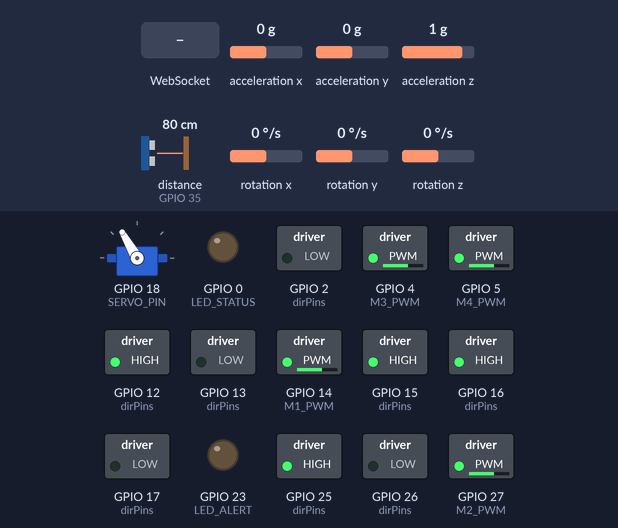
Bench run of a sketch on a simulated ESP32. Shown: servo, switched loads named in the sketch (green lamp = pin HIGH), output pins drawn as LEDs (lit = HIGH). Dashed ring = blinking. The inputs (shaded band) are chosen by the test bench; at power-on: acceleration x 0 g, acceleration y 0 g, distance to the obstacle (sensor on GPIO 35) 80 cm, acceleration z 1 g, rotation x 0 °/s, rotation y 0 °/s, rotation z 0 °/s. The echo pulse lasts 58.3 µs per cm; WiFi joins after 1.5 s; servers stay silent unless stated; what the sketch prints to the serial monitor is not drawn.

Above: at 2.8 s.
2.9 s: WebSocket text "surveillance" received
At 3.26 s:
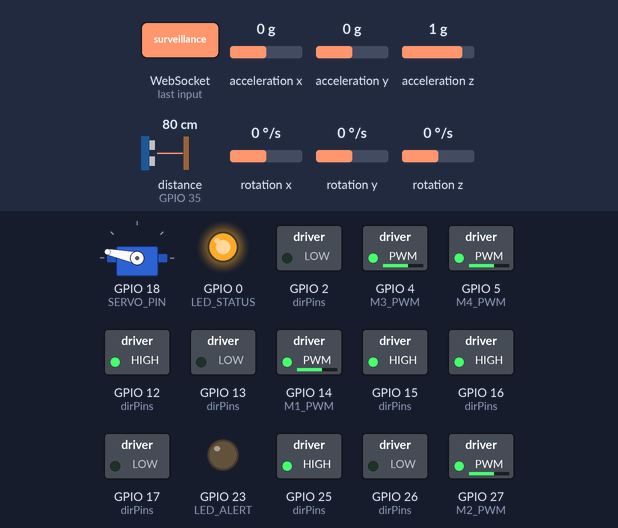
5.9 s: acceleration x set to -1.4 g
At 6.27 s:
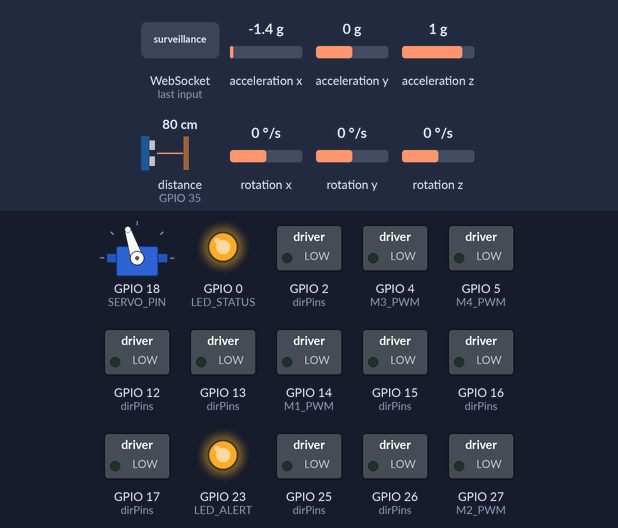
8.9 s: acceleration y set to -0.8 g
11.9 s: acceleration y set to -1.1 g
At 13.48 s:
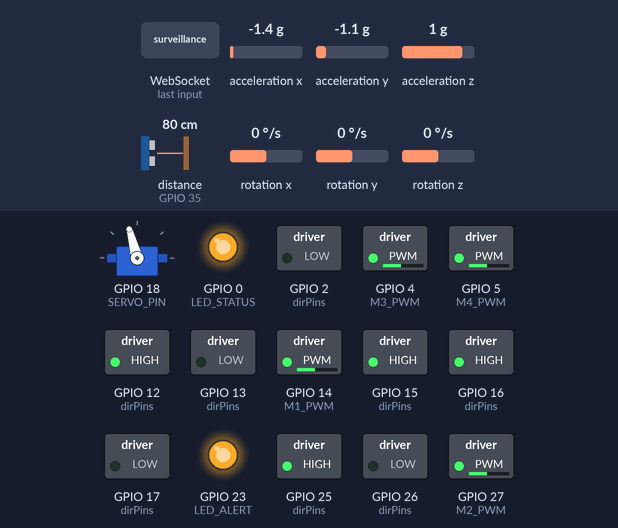
14.9 s: distance to the obstacle (sensor on GPIO 35) set to 33 cm
17.9 s: distance to the obstacle (sensor on GPIO 35) set to 26 cm
At 18.83 s:
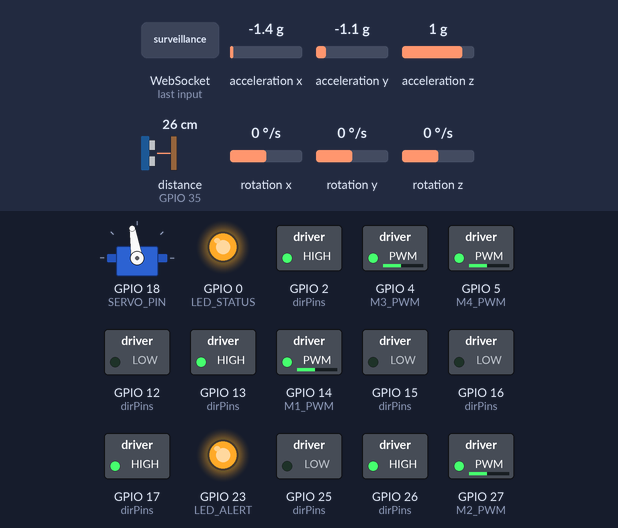
Timing chart, 0 to 21.9 s (numbered marks = the images above; inputs shaded):
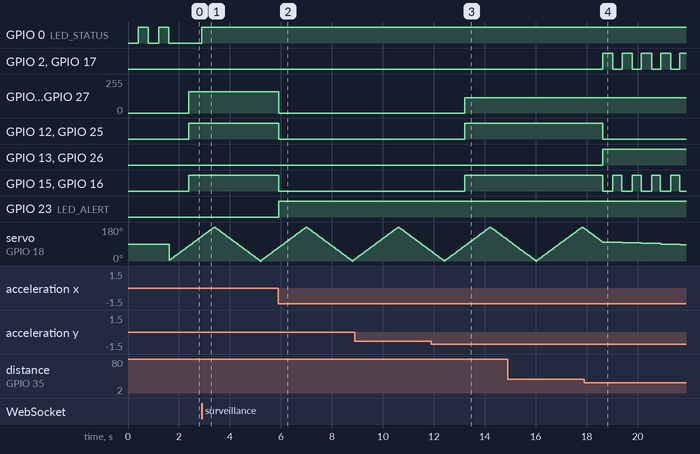

Measured:
- the behaviour switches between -0.9 and -1 g on acceleration y (found by bisection; images 2 and 3)
- the behaviour switches between 30 and 29 cm on distance to the obstacle (sensor on GPIO 35) (found by bisection; images 3 and 4)
- after the input at 2.9 s, GPIO 0 (LED_STATUS): LOW → HIGH at once
- after the input at 5.9 s, GPIO 4 (M3_PWM), GPIO 5 (M4_PWM), GPIO 14 (M1_PWM), GPIO 27 (M2_PWM): 159/255 → 0/255 at once; GPIO 12 (dirPins), GPIO 15 (dirPins), GPIO 16 (dirPins), GPIO 25 (dirPins): HIGH → LOW at once; GPIO 23 (LED_ALERT): LOW → HIGH at once
- after the input at 11.9 s, GPIO 4 (M3_PWM), GPIO 5 (M4_PWM), GPIO 14 (M1_PWM), GPIO 27 (M2_PWM): 0/255 → 113/255 after 1.3 s; GPIO 12 (dirPins), GPIO 15 (dirPins), GPIO 16 (dirPins), GPIO 25 (dirPins): LOW → HIGH after 1.3 s
- after the input at 17.9 s, GPIO 2 (dirPins): alternates HIGH for 0.40 s and LOW for 0.36 s, starting after 0.73 s; GPIO 12 (dirPins): HIGH → LOW after 0.73 s

The sketch:

esp32_main.ino
```cpp
/*
 * ASB — Autonomous Surveillance Bot  v2.0
 * ESP32 Main Controller  (IMU Edition)
 *
 * Components driven by this board:
 *   4× DC motors via 2× TB6612FNG
 *   1× Servo  (radar sweep)
 *   1× HC-SR04 ultrasonic
 *   1× MPU-6050 IMU  (I2C  SDA=21  SCL=22)
 *   2× LEDs
 *
 * Libraries  (Arduino Library Manager):
 *   ESPAsyncWebServer   lacamera
 *   AsyncTCP            dvarrel
 *   ESP32Servo          Kevin Harrington
 *   NewPing             Tim Eckel
 *   ArduinoJson         Benoit Blanchon
 *   MPU6050             Electronic Cats   ← NEW
 *   Wire                built-in
 */

#include <WiFi.h>
#include <ESPAsyncWebServer.h>
#include <AsyncTCP.h>
#include <ESP32Servo.h>
#include <NewPing.h>
#include <ArduinoJson.h>
#include <Wire.h>
#include <MPU6050.h>

// ─── WiFi ─────────────────────────────────────────────────────
const char* SSID     = "YOUR_WIFI_SSID";
const char* PASSWORD = "YOUR_WIFI_PASSWORD";

// ─── Motor Driver 1  — LEFT side ──────────────────────────────
#define M1_IN1  12
#define M1_IN2  13
#define M1_PWM  14
#define M2_IN1  25
#define M2_IN2  26
#define M2_PWM  27
#define STBY1   33

// ─── Motor Driver 2  — RIGHT side ─────────────────────────────
#define M3_IN1  15
#define M3_IN2   2
#define M3_PWM   4
#define M4_IN1  16
#define M4_IN2  17
#define M4_PWM   5
#define STBY2   32

// ─── Servo ────────────────────────────────────────────────────
#define SERVO_PIN   18

// ─── Ultrasonic  (ECHO moved to 35 — freed 21 for I2C) ────────
#define TRIG_PIN    19
#define ECHO_PIN    35   // ← was 21, moved to free I2C SDA
#define MAX_DIST   300

// ─── IMU  MPU-6050  I2C ───────────────────────────────────────
#define IMU_SDA  21      // default ESP32 I2C SDA
#define IMU_SCL  22      // default ESP32 I2C SCL
// AD0 → GND  → address 0x68

// ─── LEDs  (Status LED moved to 0 — freed 22 for I2C SCL) ─────
#define LED_STATUS   0   // ← was 22, moved to free I2C SCL
#define LED_ALERT   23

// ─── PWM channels ─────────────────────────────────────────────
#define PWM_FREQ        1000
#define PWM_RESOLUTION     8   // 0–255
#define CH_M1  0
#define CH_M2  1
#define CH_M3  2
#define CH_M4  3

// ─── Globals ──────────────────────────────────────────────────
AsyncWebServer server(80);
AsyncWebSocket ws("/ws");
Servo          radarServo;
NewPing        sonar(TRIG_PIN, ECHO_PIN, MAX_DIST);
MPU6050        imu;

enum BotMode { SURVEILLANCE, CONTROL };
BotMode currentMode = SURVEILLANCE;

// Servo sweep
int  servoAngle     = 0;
int  servoDir       = 1;
unsigned long lastServoMove  = 0;

// IMU state
float pitch       = 0.0f;
float roll        = 0.0f;
bool  isUpright   = true;
bool  onSlope     = false;
float slopeAngle  = 0.0f;
int   baseSpeed   = 160;   // dynamically adjusted by IMU

// Heartbeat / IMU broadcast timing
unsigned long lastIMU    = 0;
unsigned long lastStatus = 0;

bool threatDetected = false;

// ─── Motor helper ─────────────────────────────────────────────
void setMotor(int ch, int in1, int in2, int spd) {
  spd = constrain(spd, -255, 255);
  digitalWrite(in1, spd > 0 ? HIGH : LOW);
  digitalWrite(in2, spd < 0 ? HIGH : LOW);
  ledcWrite(ch, abs(spd));
}

void drive(int left, int right) {
  setMotor(CH_M1, M1_IN1, M1_IN2, left);
  setMotor(CH_M2, M2_IN1, M2_IN2, left);
  setMotor(CH_M3, M3_IN1, M3_IN2, right);
  setMotor(CH_M4, M4_IN1, M4_IN2, right);
}

void stopMotors() { drive(0, 0); }

// ─── IMU update ───────────────────────────────────────────────
void updateIMU() {
  int16_t ax, ay, az, gx, gy, gz;
  imu.getMotion6(&ax, &ay, &az, &gx, &gy, &gz);

  // Convert raw → g  (default ±2 g range → 16384 LSB/g)
  float axG = ax / 16384.0f;
  float ayG = ay / 16384.0f;
  float azG = az / 16384.0f;

  // Tilt angles in degrees
  pitch = atan2f(axG, sqrtf(ayG*ayG + azG*azG)) * 180.0f / PI;
  roll  = atan2f(ayG, sqrtf(axG*axG + azG*azG)) * 180.0f / PI;

  // Derived flags
  isUpright  = (fabsf(pitch) < 45.0f && fabsf(roll) < 45.0f);
  onSlope    = (fabsf(pitch) > 8.0f);          // >8° considered a slope
  slopeAngle = pitch;                           // positive = uphill (nose up)

  /*
   * Adaptive speed logic
   * ─────────────────────────────────────────────────────────────
   *  Uphill   (pitch > 0): increase power so the bot doesn't slow down
   *  Downhill (pitch < 0): reduce power so the bot doesn't run away
   *
   *  Formula:  factor = 1.0 + (pitch / 90) * 0.6
   *    pitch = +30°  →  factor = 1.20  →  baseSpeed = 192
   *    pitch = -20°  →  factor = 0.87  →  baseSpeed = 139
   *  Clamped to [70, 245] to protect motors and maintain control.
   */
  float factor = 1.0f + (pitch / 90.0f) * 0.6f;
  factor       = constrain(factor, 0.45f, 1.53f);
  baseSpeed    = (int)(160.0f * factor);
  baseSpeed    = constrain(baseSpeed, 70, 245);

  // Alert LED on tip-over
  if (!isUpright) {
    digitalWrite(LED_ALERT, HIGH);
  }

  // Broadcast IMU packet to all WebSocket clients
  StaticJsonDocument<192> doc;
  doc["type"]       = "imu";
  doc["pitch"]      = roundf(pitch * 10) / 10.0f;
  doc["roll"]       = roundf(roll  * 10) / 10.0f;
  doc["upright"]    = isUpright;
  doc["onSlope"]    = onSlope;
  doc["slopeAngle"] = roundf(slopeAngle * 10) / 10.0f;
  doc["baseSpeed"]  = baseSpeed;
  doc["factor"]     = roundf(factor * 100) / 100.0f;
  String msg;
  serializeJson(doc, msg);
  ws.textAll(msg);
}

// ─── Autonomous obstacle avoidance (Surveillance mode) ────────
void surveillanceAutoNav(int frontDist) {
  static unsigned long avoidUntil = 0;
  unsigned long now = millis();
  if (now < avoidUntil) return;

  if (!isUpright) {
    // Bot has tipped — do nothing until recovered
    stopMotors();
    return;
  }

  if (frontDist > 0 && frontDist < 30) {
    drive(-baseSpeed, -baseSpeed);          // back up
    delay(400);
    drive(-baseSpeed, baseSpeed);           // pivot right
    delay(350);
    stopMotors();
    avoidUntil = now + 750;
  } else {
    drive(baseSpeed, baseSpeed);            // forward patrol
  }
}

// ─── WebSocket event handler ──────────────────────────────────
void onWsEvent(AsyncWebSocket* srv, AsyncWebSocketClient* client,
               AwsEventType type, void* arg, uint8_t* data, size_t len) {

  if (type == WS_EVT_CONNECT) {
    Serial.printf("[WS] Client #%u  %s\n",
                  client->id(), client->remoteIP().toString().c_str());
    digitalWrite(LED_STATUS, HIGH);

  } else if (type == WS_EVT_DISCONNECT) {
    stopMotors();
    if (ws.count() == 0) digitalWrite(LED_STATUS, LOW);

  } else if (type == WS_EVT_DATA) {
    AwsFrameInfo* info = (AwsFrameInfo*)arg;
    if (!info->final || info->index != 0 || info->len != len) return;
    if (info->opcode != WS_TEXT) return;

    StaticJsonDocument<256> doc;
    if (deserializeJson(doc, data, len)) return;

    // Mode switch
    if (doc.containsKey("mode")) {
      String m = doc["mode"].as<String>();
      currentMode = (m == "surveillance") ? SURVEILLANCE : CONTROL;
      if (currentMode == SURVEILLANCE) stopMotors();
    }

    // Drive command  (CONTROL mode only)
    if (doc.containsKey("left") && doc.containsKey("right") && currentMode == CONTROL) {
      int l = doc["left"];
      int r = doc["right"];
      // Scale by IMU speed factor so manual drive also respects slope
      float factor = (float)baseSpeed / 160.0f;
      drive((int)(l * factor), (int)(r * factor));
    }

    // Threat flag from PC
    if (doc.containsKey("threat")) {
      threatDetected = doc["threat"].as<bool>();
      digitalWrite(LED_ALERT, threatDetected ? HIGH : LOW);
    }
  }
}

// ─── Setup ────────────────────────────────────────────────────
void setup() {
  Serial.begin(115200);

  // I2C for IMU
  Wire.begin(IMU_SDA, IMU_SCL);

  // Motor direction pins
  const int dirPins[] = {
    M1_IN1, M1_IN2, M2_IN1, M2_IN2,
    M3_IN1, M3_IN2, M4_IN1, M4_IN2,
    STBY1, STBY2
  };
  for (int p : dirPins) { pinMode(p, OUTPUT); }
  digitalWrite(STBY1, HIGH);
  digitalWrite(STBY2, HIGH);

  // PWM
  ledcSetup(CH_M1, PWM_FREQ, PWM_RESOLUTION);  ledcAttachPin(M1_PWM, CH_M1);
  ledcSetup(CH_M2, PWM_FREQ, PWM_RESOLUTION);  ledcAttachPin(M2_PWM, CH_M2);
  ledcSetup(CH_M3, PWM_FREQ, PWM_RESOLUTION);  ledcAttachPin(M3_PWM, CH_M3);
  ledcSetup(CH_M4, PWM_FREQ, PWM_RESOLUTION);  ledcAttachPin(M4_PWM, CH_M4);

  // LEDs
  pinMode(LED_STATUS, OUTPUT);
  pinMode(LED_ALERT,  OUTPUT);

  // Servo
  ESP32PWM::allocateTimer(0);
  radarServo.setPeriodHertz(50);
  radarServo.attach(SERVO_PIN, 500, 2400);
  radarServo.write(90);

  // IMU
  imu.initialize();
  if (imu.testConnection()) {
    Serial.println("[IMU] MPU-6050 OK");
    // Calibration offsets (run MPU6050_calibration sketch to get yours)
    imu.setXAccelOffset(0);
    imu.setYAccelOffset(0);
    imu.setZAccelOffset(0);
    imu.setXGyroOffset(0);
    imu.setYGyroOffset(0);
    imu.setZGyroOffset(0);
  } else {
    Serial.println("[IMU] MPU-6050 NOT FOUND — check wiring");
  }

  // WiFi
  WiFi.begin(SSID, PASSWORD);
  Serial.print("[WiFi] Connecting");
  while (WiFi.status() != WL_CONNECTED) {
    delay(400);
    Serial.print(".");
    digitalWrite(LED_STATUS, !digitalRead(LED_STATUS));
  }
  digitalWrite(LED_STATUS, LOW);
  Serial.printf("\n[WiFi] IP: %s\n", WiFi.localIP().toString().c_str());

  // WebSocket + HTTP
  ws.onEvent(onWsEvent);
  server.addHandler(&ws);
  server.on("/", HTTP_GET, [](AsyncWebServerRequest* req) {
    String ip = WiFi.localIP().toString();
    req->send(200, "text/plain",
      "ASB v2 Online\nIP: " + ip + "\nWS: ws://" + ip + "/ws");
  });
  server.begin();
  Serial.printf("[WS]   ws://%s/ws\n", WiFi.localIP().toString().c_str());
}

// ─── Loop ─────────────────────────────────────────────────────
void loop() {
  ws.cleanupClients();
  unsigned long now = millis();

  // ── IMU read every 100 ms ──────────────────────────────────
  if (now - lastIMU >= 100) {
    lastIMU = now;
    updateIMU();
    if (!isUpright && currentMode == SURVEILLANCE) stopMotors();
  }

  // ── Servo sweep + ultrasonic ping every 30 ms ──────────────
  if (now - lastServoMove >= 30) {
    lastServoMove = now;
    servoAngle += servoDir * 3;
    if (servoAngle >= 180) { servoAngle = 180; servoDir = -1; }
    if (servoAngle <=   0) { servoAngle =   0; servoDir =  1; }
    radarServo.write(servoAngle);

    int dist = sonar.ping_cm();
    if (dist == 0) dist = MAX_DIST;

    // Radar broadcast
    StaticJsonDocument<128> rdoc;
    rdoc["type"]     = "radar";
    rdoc["angle"]    = servoAngle;
    rdoc["distance"] = dist;
    String rmsg;
    serializeJson(rdoc, rmsg);
    ws.textAll(rmsg);

    // Auto-nav uses near-front reading (±10° of 90°)
    if (currentMode == SURVEILLANCE && abs(servoAngle - 90) < 10)
      surveillanceAutoNav(dist);
  }

  // ── Heartbeat every 2 s ────────────────────────────────────
  if (now - lastStatus >= 2000) {
    lastStatus = now;
    StaticJsonDocument<160> hdoc;
    hdoc["type"]      = "heartbeat";
    hdoc["mode"]      = (currentMode == SURVEILLANCE) ? "surveillance" : "control";
    hdoc["threat"]    = threatDetected;
    hdoc["rssi"]      = WiFi.RSSI();
    hdoc["upright"]   = isUpright;
    hdoc["baseSpeed"] = baseSpeed;
    String hmsg;
    serializeJson(hdoc, hmsg);
    ws.textAll(hmsg);
  }
}
```
